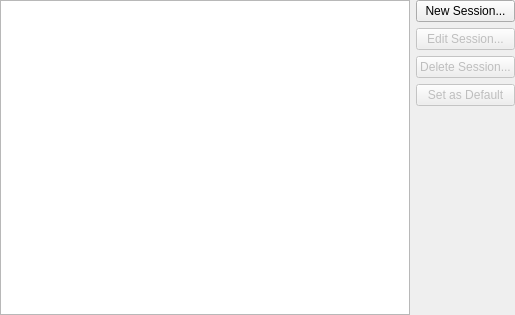
<ui version="4.0" >
 <class>ManageProfilesDialog</class>
 <widget class="QWidget" name="ManageProfilesDialog" >
  <property name="geometry" >
   <rect>
    <x>0</x>
    <y>0</y>
    <width>515</width>
    <height>315</height>
   </rect>
  </property>
  <property name="windowTitle" >
   <string>Form</string>
  </property>
  <layout class="QGridLayout" >
   <property name="leftMargin" >
    <number>0</number>
   </property>
   <property name="topMargin" >
    <number>0</number>
   </property>
   <property name="rightMargin" >
    <number>0</number>
   </property>
   <property name="bottomMargin" >
    <number>0</number>
   </property>
   <item row="0" column="1" >
    <widget class="QPushButton" name="newSessionButton" >
     <property name="text" >
      <string>New Session...</string>
     </property>
    </widget>
   </item>
   <item row="1" column="1" >
    <widget class="QPushButton" name="editSessionButton" >
     <property name="enabled" >
      <bool>false</bool>
     </property>
     <property name="text" >
      <string>Edit Session...</string>
     </property>
    </widget>
   </item>
   <item row="2" column="1" >
    <widget class="QPushButton" name="deleteSessionButton" >
     <property name="enabled" >
      <bool>false</bool>
     </property>
     <property name="text" >
      <string>Delete Session...</string>
     </property>
    </widget>
   </item>
   <item row="3" column="1" >
    <widget class="QPushButton" name="setAsDefaultButton" >
     <property name="enabled" >
      <bool>false</bool>
     </property>
     <property name="text" >
      <string>Set as Default</string>
     </property>
    </widget>
   </item>
   <item row="4" column="1" >
    <spacer>
     <property name="orientation" >
      <enum>Qt::Vertical</enum>
     </property>
     <property name="sizeHint" >
      <size>
       <width>20</width>
       <height>40</height>
      </size>
     </property>
    </spacer>
   </item>
   <item rowspan="5" row="0" column="0" >
    <widget class="QTableView" name="sessionTable" >
     <property name="frameShadow" >
      <enum>QFrame::Plain</enum>
     </property>
     <property name="alternatingRowColors" >
      <bool>true</bool>
     </property>
     <property name="selectionMode" >
      <enum>QAbstractItemView::SingleSelection</enum>
     </property>
     <property name="selectionBehavior" >
      <enum>QAbstractItemView::SelectRows</enum>
     </property>
     <property name="verticalScrollMode" >
      <enum>QAbstractItemView::ScrollPerPixel</enum>
     </property>
     <property name="horizontalScrollMode" >
      <enum>QAbstractItemView::ScrollPerPixel</enum>
     </property>
     <property name="showGrid" >
      <bool>false</bool>
     </property>
    </widget>
   </item>
  </layout>
 </widget>
 <includes/>
 <resources/>
 <connections/>
</ui>
